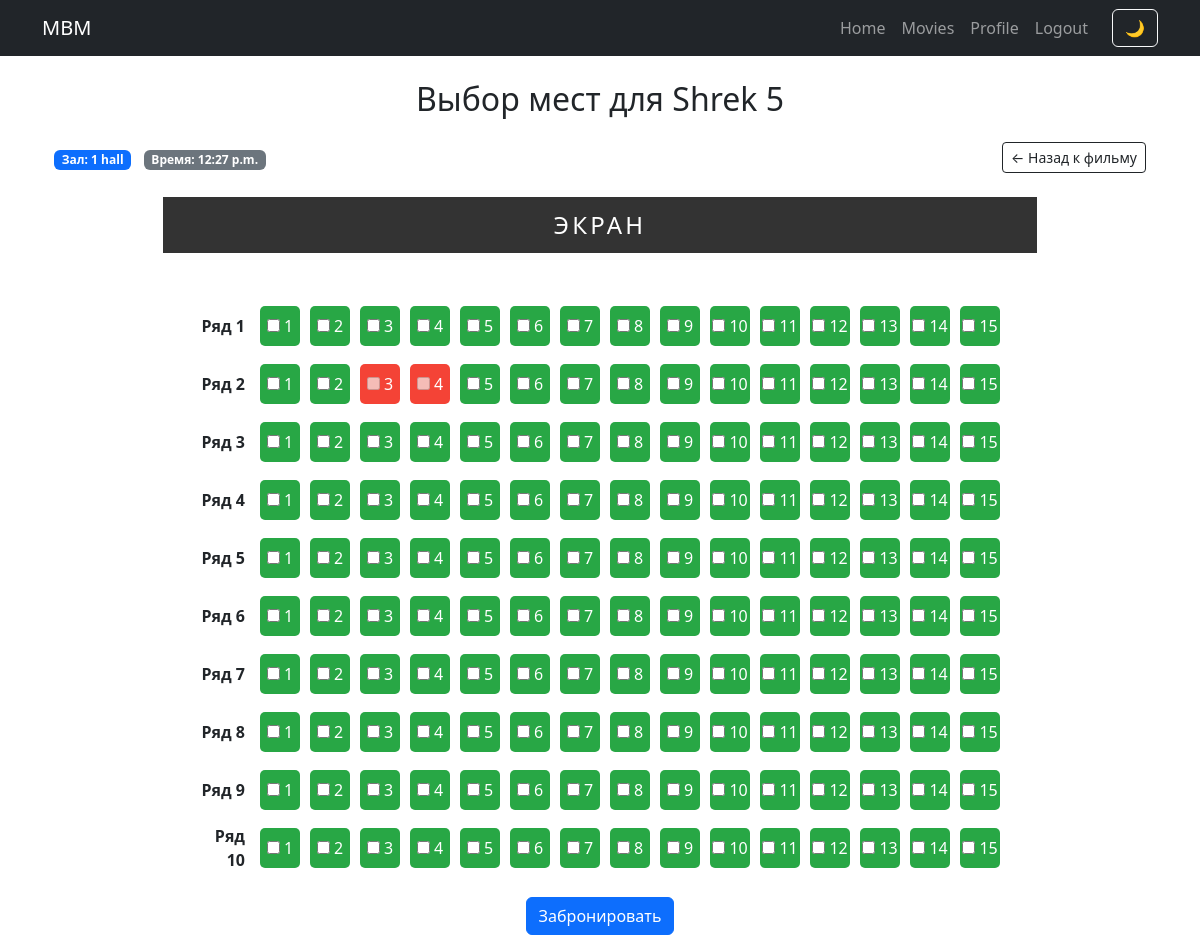
The app's page /book/2/ (signed in), older data.
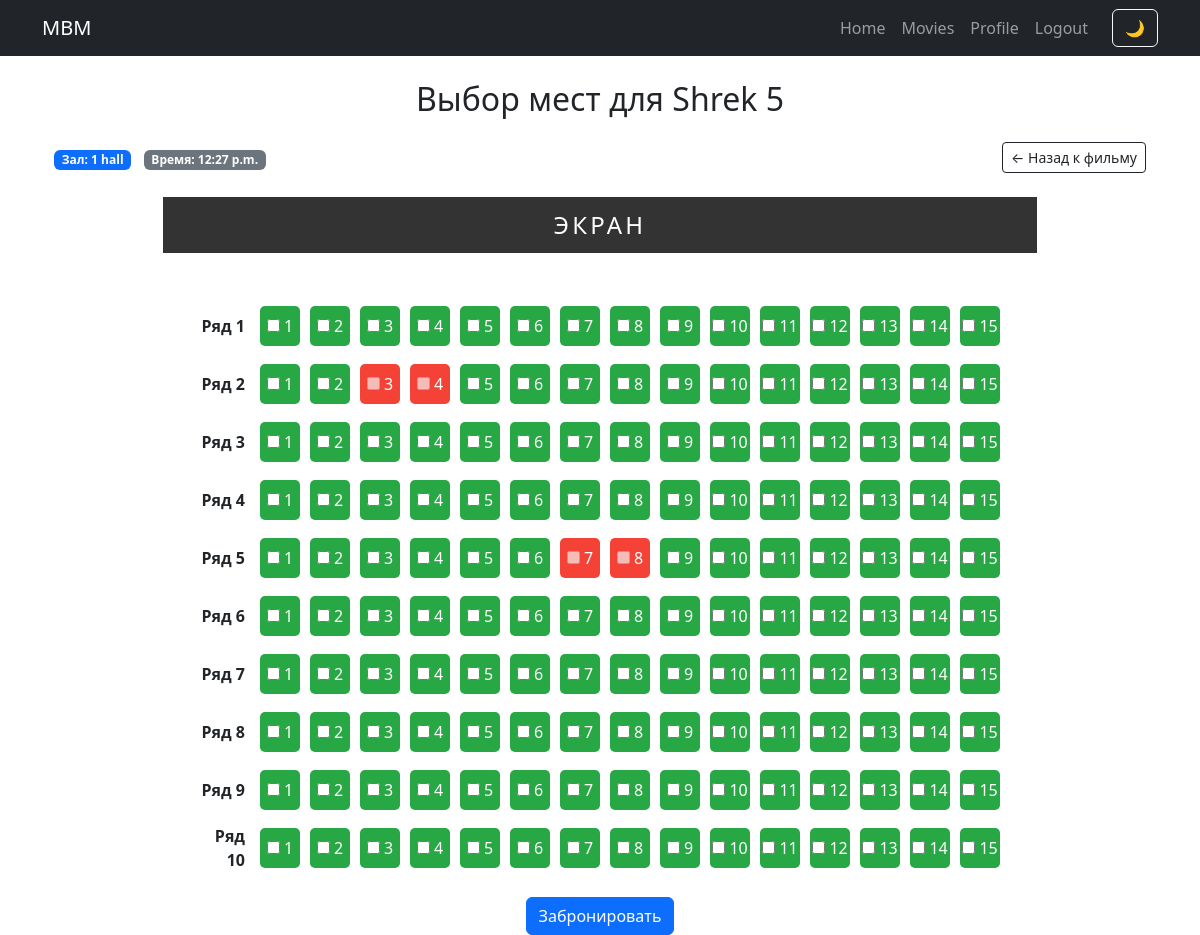
The same page, newer data.
### tickets/models.py (models this page shows, shortened)
class Seat(models.Model):
    hall = models.ForeignKey('CinemaHall', on_delete=models.CASCADE)
    row = models.PositiveIntegerField()
    number = models.PositiveIntegerField()
    is_available = models.BooleanField(default=True)
    seat_type = models.CharField(
        max_length=20,
        choices=[('standard', 'Standard'), ('vip', 'VIP')],
        default='standard'
    )
    price = models.DecimalField(
        max_digits=6,
        decimal_places=2,
        default=500.00,
        verbose_name="Цена места (₸)"
    )
    class Meta:
        unique_together = ('hall', 'row', 'number')

### tickets/views.py (the view)
# urls.py: path('book/<int:showtime_id>/', views.seat_selection, name='seat_selection'),
@login_required
@transaction.atomic
def seat_selection(request, showtime_id):
    showtime = get_object_or_404(ShowTime, id=showtime_id)
    if request.method == 'POST':
        print("📨 Получен POST-запрос на бронирование")
        print("POST данные:", request.POST)
        form = SeatSelectionForm(request.POST, showtime=showtime)
        if form.is_valid():
            print("✅ Форма валидна")
            selected_seats = form.cleaned_data['seats']
            unavailable_seats = selected_seats.filter(is_available=False)
            if unavailable_seats.exists():
                messages.error(request, f"Некоторые места уже заняты: {', '.join(str(s) for s in unavailable_seats)}")
                return redirect('seat_selection', showtime_id=showtime_id)
            booking = Booking.objects.create(
                user=request.user,
                showtime=showtime,
                total_price=0
            )
            total_price = Decimal('0.0')
            for seat in selected_seats:
                ticket_type = request.POST.get(f'seat_type_{seat.id}', 'adult')
                print(f"🎟 Место {seat.id} — тип: {ticket_type}")
                Ticket.objects.create(
                    booking=booking,
                    seat=seat,
                    ticket_type=ticket_type
                )
                discount = {
                    'adult': Decimal('1.0'),
                    'student': Decimal('0.7'),
                    'child': Decimal('0.5')
                }
                multiplier = discount.get(ticket_type, Decimal('1.0'))
                total_price += seat.price * multiplier
                seat.is_available = False
                seat.save()
            booking.total_price = total_price
            booking.generate_qr_code()
            booking.save()
            print("✅ Бронирование сохранено. Переход к оплате.")
            return redirect('checkout', booking_id=booking.id)
        else:
            print("❌ Форма НЕвалидна:")
            print(form.errors)
    else:
        form = SeatSelectionForm(showtime=showtime)
    seats = Seat.objects.filter(hall=showtime.hall).order_by('row', 'number')
    rows = {}
    for seat in seats:
        rows.setdefault(seat.row, []).append(seat)
    return render(request, 'tickets/seat_selection.html', {
        'showtime': showtime,
        'form': form,
        'rows': rows
    })

### tickets/forms.py
class SeatSelectionForm(forms.Form):
    seats = forms.ModelMultipleChoiceField(
        queryset=Seat.objects.none(),
        widget=forms.CheckboxSelectMultiple,
        label="Выберите места"
    )
    def __init__(self, *args, **kwargs):
        showtime = kwargs.pop('showtime', None)
        available_seats = kwargs.pop('available_seats', None)
        super().__init__(*args, **kwargs)
        if showtime:
            self.fields['seats'].queryset = Seat.objects.filter(
                hall=showtime.hall,
                is_available=True
            )
        elif available_seats:
            self.fields['seats'].queryset = available_seats

### tickets/templates/tickets/seat_selection.html (shortened to what this page needs)
{% extends 'tickets/base.html' %}
{% load static %}
{% block content %}
<div class="container mt-4">
    <h2 class="text-center mb-4">Выбор мест для {{ showtime.movie.title }}</h2>
    <div class="d-flex justify-content-between align-items-center mb-4">
        <div>
            <span class="badge bg-primary me-2">Зал: {{ showtime.hall.name }}</span>
            <span class="badge bg-secondary">Время: {{ showtime.start_time|time }}</span>
        </div>
        <a href="{% url 'movie_detail' showtime.movie.id %}" class="btn btn-sm btn-outline-dark">
            ← Назад к фильму
        </a>
    </div>
    <div class="screen-container mb-5">
        <div class="screen mx-auto">ЭКРАН</div>
    </div>
    <form method="POST" id="seatSelectionForm">
        <div class="cinema-hall">
            {% for row, seats in rows.items %}
            <div class="seat-row mb-2">
                <span class="row-number">Ряд {{ row }}</span>
                {% for seat in seats %}
                    <label class="seat {% if not seat.is_available %}occupied{% endif %}" id="label_{{ seat.id }}">
                        <input type="checkbox"
                               name="seats"
                               value="{{ seat.id }}"
                               data-price="{{ seat.price }}"
                               onclick="handleSeatClick(this, {{ seat.id }}, '{{ row }}', '{{ seat.number }}')"
                               {% if not seat.is_available %}disabled{% endif %} />
                        {{ seat.number }}
                    </label>
                {% endfor %}
            </div>
            {% endfor %}
        </div>
        <div class="text-center mt-4">
            <button type="submit" class="btn btn-primary">Забронировать</button>
        </div>
    </form>
</div>
{% endblock %}

Row changes from the older to the newer data that the page shows:
changed Seat (number 67 of 150 on the later page): is_available True → False (drawn)
changed Seat (number 68 of 150 on the later page): is_available True → False (drawn)
